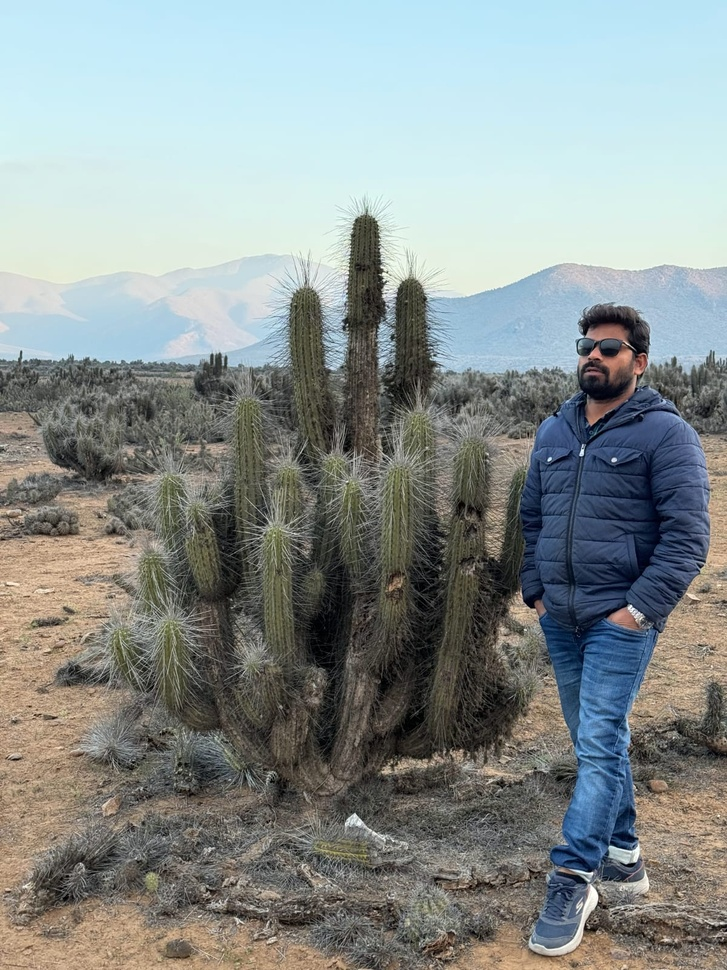
#> input picture EmployeeDetails/backend/bin/src/main/java/com/example/java-script/photo_laserina.jpeg, 727 x 970 px, shrunk from 1200 x 1600 before the run
$ python scan_videos_for_image.py --videos-dir backend/bin/src/main/java/com/example/java-script --image backend/bin/src/main/java/com/example/java-script/photo_laserina.jpeg
#> lines starting #> are read from the running program, lines starting #| are printed output that depends on the picture
#!/usr/bin/env python3
"""
Scan videos for a target image and print video names where a match is found.

Usage:
  python scan_videos_for_image.py \
    --videos-dir /path/to/videos \
    --image /path/to/reference.png \
    --threshold 0.85 \
    --sample-seconds 1.0
"""

from __future__ import annotations

import argparse
import sys
from pathlib import Path

import cv2


def parse_args() -> argparse.Namespace:
    parser = argparse.ArgumentParser(
        description="Search for an image inside videos and print matching video names."
    )
    parser.add_argument(
        "--videos-dir",
        required=True,
        type=Path,
        help="Directory containing video files.",
    )
    parser.add_argument(
        "--image",
        required=True,
        type=Path,
        help="Path to the reference image to search for.",
    )
    parser.add_argument(
        "--threshold",
        type=float,
        default=0.85,
        help="Template matching threshold between 0 and 1 (default: 0.85).",
    )
    parser.add_argument(
        "--sample-seconds",
        type=float,
        default=1.0,
        help="Check one frame every N seconds (default: 1.0).",
    )
    parser.add_argument(
        "--extensions",
        nargs="+",
        default=[".mp4", ".mov", ".mkv", ".avi", ".webm", ".m4v"],
        help="Video extensions to scan (default: common formats).",
    )
    return parser.parse_args()


def collect_videos(videos_dir: Path, extensions: list[str]) -> list[Path]:
    exts = {ext.lower() if ext.startswith(".") else f".{ext.lower()}" for ext in extensions}
    return sorted(
        [
            p
            for p in videos_dir.iterdir()
            if p.is_file() and p.suffix.lower() in exts
        ]
    )


# [53 lines left out: function search_image_in_video, not called in this run]


def main() -> int:
    args = parse_args()

    if not args.videos_dir.exists() or not args.videos_dir.is_dir():
        print(f"Error: videos directory not found: {args.videos_dir}", file=sys.stderr)
        return 1

    if not args.image.exists() or not args.image.is_file():
        print(f"Error: reference image not found: {args.image}", file=sys.stderr)
        return 1

    if not (0.0 <= args.threshold <= 1.0):
        print("Error: threshold must be between 0 and 1.", file=sys.stderr)
        return 1

    if args.sample_seconds <= 0:
        print("Error: sample-seconds must be > 0.", file=sys.stderr)
        return 1

    template = cv2.imread(str(args.image), cv2.IMREAD_GRAYSCALE)
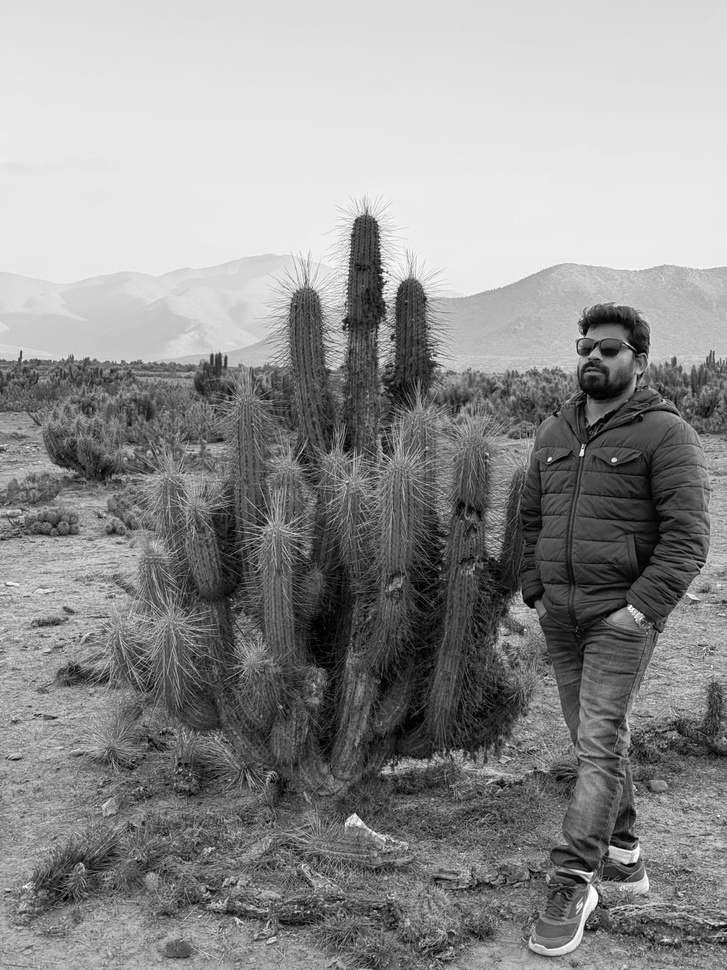
#> template: shape (970, 727); min 0, max 255, mean 142.6
    if template is None:
        print(f"Error: failed to read image: {args.image}", file=sys.stderr)
        return 1

    videos = collect_videos(args.videos_dir, args.extensions)
    if not videos:
        print("No videos found to scan.")
        return 0

    print(f"Scanning {len(videos)} videos for image: {args.image.name}")
    print(f"Threshold: {args.threshold}, sample every {args.sample_seconds}s")

    found_any = False

    for video in videos:
        matched, score, timestamp = search_image_in_video(
            video,
            template,
            args.threshold,
            args.sample_seconds,
        )

        if matched:
            found_any = True
            print(
                f"FOUND: {video.name} (score={score:.3f}, time={timestamp:.2f}s)"
            )
        else:
            print(
                f"NOT FOUND: {video.name} "
                f"(best_score={score:.3f} at {timestamp:.2f}s)"
            )

    if found_any:
        print("Done. At least one matching video was found.")
        return 0

    print("Done. No matches found.")
    return 2


if __name__ == "__main__":
    raise SystemExit(main())
#> (the program exits here)
